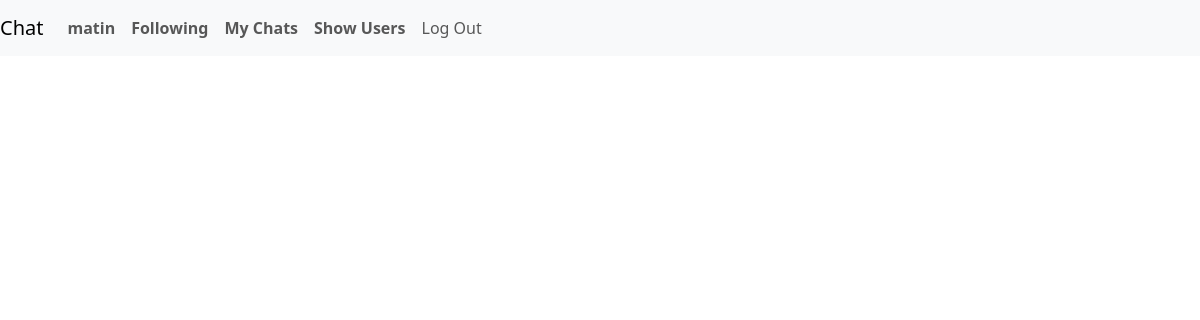
Before: /following (signed in) with the older database file.
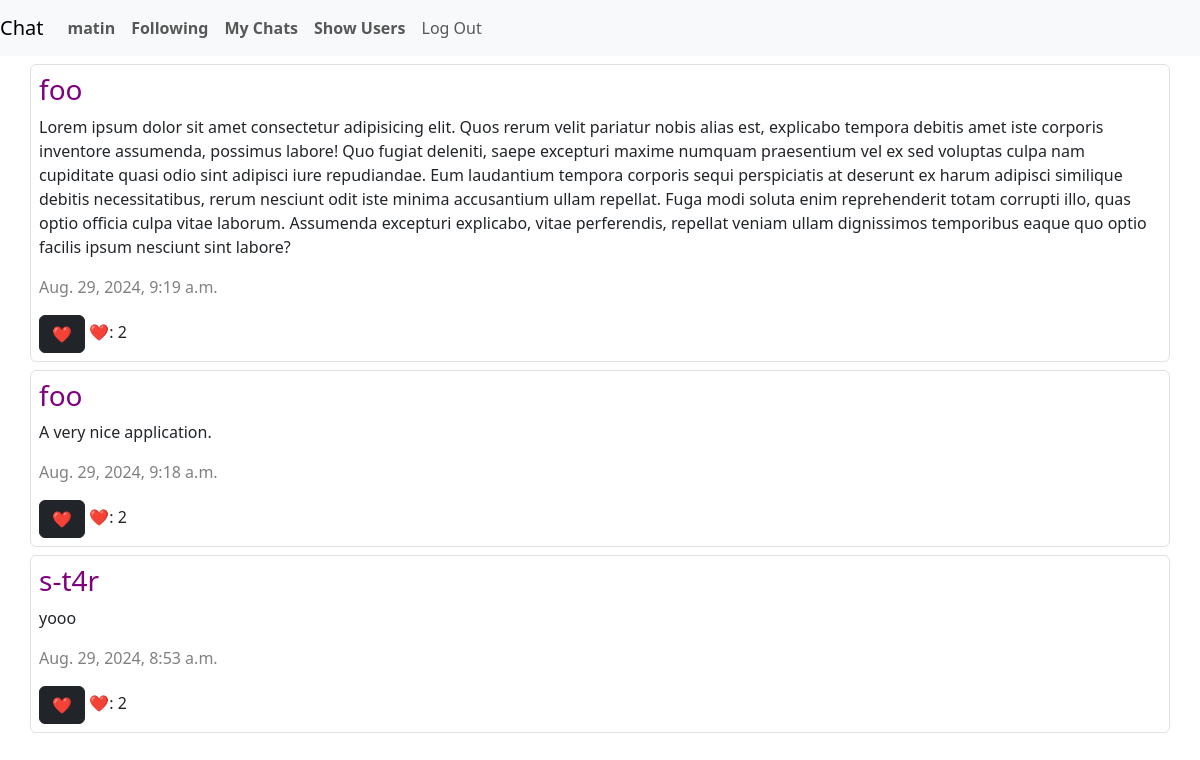
After: the same page with the newer database file.
### chat/models.py (models this page shows)
class Posts(models.Model):
    id = models.AutoField(primary_key=True)
    content = models.TextField()
    timestamp = models.DateTimeField(auto_now_add=True)
    user = models.ForeignKey(User, on_delete=models.CASCADE, related_name='user_posts')
    likes = models.ManyToManyField(User, related_name="liked_posts", blank=True)

class User(AbstractUser):
    karma = models.IntegerField()
    groups = models.ManyToManyField(
        'auth.Group',
        related_name='chat_users',
        blank=True,
        help_text='The groups this user belongs to.',
        verbose_name='groups',
    )
    user_permissions = models.ManyToManyField(
        'auth.Permission',
        related_name='chat_user_permissions',
        blank=True,
        help_text='Specific permissions for this user.',
        verbose_name='user permissions',
    )
    following = models.ManyToManyField("self", symmetrical=False, related_name="followers", blank=True)

### chat/views.py (the view)
# urls.py: path("following", views.following, name="following"),
def following(request):
    user = get_object_or_404(User, id=request.user.id)
    following_users = user.following.all()
    following_posts = Posts.objects.filter(user__in=following_users).order_by("-timestamp")
    paginator = Paginator(following_posts, 10)
    page_number = request.GET.get('page')
    page_obj = paginator.get_page(page_number)
    return render(request, "chat/following.html", {
        "page_obj": page_obj
    })

### chat/templates/chat/following.html (shortened to what this page needs)
{% extends "chat/layout.html" %}
{% load static %}
{% block body %}
    <div class="container-fluid">
        {% for post in page_obj %}
        <div id="{{ post.id }}" class="container border rounded-2 p-2 mt-2">
            <h3>
                <a href="{% url 'user_profile' post.user.id %}"
                style="color: purple; text-decoration: none;">
                    {{ post.user }}
                </a>
            </h3>
            <p id="post_content_{{ post.id }}">{{ post.content }}</p>
            <p><span style="color: gray; font-weight: 100;">{{ post.timestamp }}</span></p>
            {% if request.user.is_authenticated %}
            <button class="btn btn-dark like_button" type="button" data_post_id="{{ post.id }}">❤️</button>
            {% endif %}
            <span>❤️: <span id="like_count_{{ post.id }}">{{ post.likes.count }}</span></span>
        </div>
        {% endfor %}
        <div class="pagination p-2">
        </div>
    </div>
{% endblock %}

Changed rows visible on the page:
added Posts: user "foo", content "Lorem ipsum dolor sit amet consectetur adipisicing elit. Quos rerum velit pariatur nobis alias est, explicabo tempora debitis amet iste corporis inventore assumenda, possimus labore! Quo fugiat deleniti, saepe excepturi maxime numquam praesentium vel ex sed voluptas culpa nam cupiditate quasi odio sint adipisci iure repudiandae. Eum laudantium tempora corporis sequi perspiciatis at deserunt ex harum adipisci similique debitis necessitatibus, rerum nesciunt odit iste minima accusantium ullam repellat. Fuga modi soluta enim reprehenderit totam corrupti illo, quas optio officia culpa vitae laborum. Assumenda excepturi explicabo, vitae perferendis, repellat veniam ullam dignissimos temporibus…", timestamp "Aug. 29, 2024, 9:19 a.m.", likes.count "2"
added Posts: user "foo", content "A very nice application.", timestamp "Aug. 29, 2024, 9:18 a.m.", likes.count "2"
added Posts: user "s-t4r", content "yooo", timestamp "Aug. 29, 2024, 8:53 a.m.", likes.count "2"
